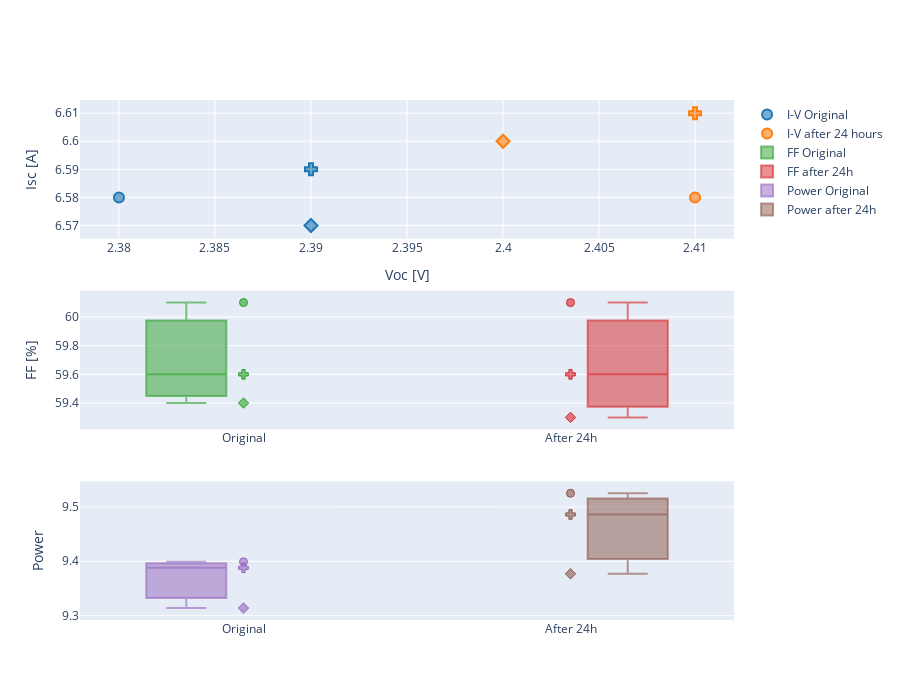

Notebook code cell kept with this figure:
### Code cell
fig_Cd_1 = make_subplots(rows=3, cols=1,vertical_spacing=0.1)

fig_Cd_1.add_trace(
    go.Scatter(x = Cell_degradation_test_1['Voc'], y = Cell_degradation_test_1['Isc'], 
               mode = "markers", marker_symbol = Cell_degradation_test_1['Symbol'],
               marker_line_width=2, marker_size=10, 
               marker_line_color='rgb(31, 119, 180)', marker_color='rgba(31, 119, 180,0.6)',
              name = "I-V Original"),
    row=1, col=1
)

fig_Cd_1.add_trace(
    go.Scatter(x = Cell_degradation_test_1['Voc.1'], y = Cell_degradation_test_1['Isc.1'],
               mode = "markers", marker_symbol = Cell_degradation_test_1['Symbol'],
               marker_line_width=2, marker_size=10,
               marker_line_color='rgb(255, 127, 14)', marker_color='rgba(255, 127, 14,0.6)',
              name = "I-V after 24 hours"),
    row=1, col=1
)

#######Row 2
fig_Cd_1.add_trace(
    go.Box(y = Cell_degradation_test_1['FF'], x = Cell_degradation_test_1['Type'],offsetgroup = "A",
           name = "FF Original ",marker_color='rgb(44, 160, 44)', line_color='rgba(44, 160, 44, 0.6)'),
    row=2, col=1
)

fig_Cd_1.add_trace(
    go.Scatter(y = Cell_degradation_test_1['FF'], x = Cell_degradation_test_1['Type'], 
               mode = "markers", marker_symbol = Cell_degradation_test_1['Symbol'],
               marker_line_width=1, marker_size=8, showlegend = False,
               marker_line_color='rgb(44, 160, 44)', marker_color='rgba(44, 160, 44,0.6)'),
    row=2, col=1
)
##
fig_Cd_1.add_trace(
    go.Box(y = Cell_degradation_test_1['FF.1'],  x = Cell_degradation_test_1['Type.1'], offsetgroup = "B",
           name = "FF after 24h",marker_color='rgb(214, 39, 40)', line_color='rgba(214, 39, 40, 0.6)'),
    row=2, col=1
)

fig_Cd_1.add_trace(
    go.Scatter(y = Cell_degradation_test_1['FF.1'], x = Cell_degradation_test_1['Type.1'],
               mode = "markers", marker_symbol = Cell_degradation_test_1['Symbol'],
               marker_line_width=1, marker_size=8, showlegend = False,
               marker_line_color='rgb(214, 39, 40)', marker_color='rgba(214, 39, 40,0.6)'),
    row=2, col=1
)
#######Row 3
fig_Cd_1.add_trace(
    go.Box(y = Cell_degradation_test_1['Power'], x = Cell_degradation_test_1['Type'], offsetgroup = "A",
           name = "Power Original ", marker_color='rgb(148, 103, 189)', line_color='rgba(148, 103, 189, 0.6)'),
    row=3, col=1
)

fig_Cd_1.add_trace(
    go.Scatter(y = Cell_degradation_test_1['Power'], x = Cell_degradation_test_1['Type'], 
               mode = "markers", marker_symbol = Cell_degradation_test_1['Symbol'],
               marker_line_width=1, marker_size=8, 
               marker_line_color='rgb(148, 103, 189)', marker_color='rgba(148, 103, 189,0.6)',
              showlegend = False,),
    row=3, col=1
)

###
fig_Cd_1.add_trace(
    go.Box(y = Cell_degradation_test_1['Power.1'],  x = Cell_degradation_test_1['Type.1'], offsetgroup = "B", 
           name = "Power after 24h", marker_color='rgb(140, 86, 75)', line_color='rgba(140, 86, 75, 0.6)'),
    row=3, col=1
)

fig_Cd_1.add_trace(
    go.Scatter(y = Cell_degradation_test_1['Power.1'], x = Cell_degradation_test_1['Type.1'],
               mode = "markers", marker_symbol = Cell_degradation_test_1['Symbol'],
               marker_line_width=1, marker_size=8,
               marker_line_color='rgb(140, 86, 75)', marker_color='rgba(140, 86, 75,0.6)',
              showlegend = False,),
    row=3, col=1
)

fig_Cd_1.update_layout(#title="Measurement directly to module. Origianl VS After 24h.",
    boxmode='group', height=700, width=900,
                       xaxis=dict(title="Voc [V]"),
                       yaxis=dict(title="Isc [A]"),
                       yaxis2=dict(title="FF [%]"),
                       yaxis3=dict(title="Power")
                    ) 
fig_Cd_1.show()
#1f77b4 or rgb(31, 119, 180)  // muted blue
#ff7f0e or rgb(255, 127, 14)  // safety orange
#2ca02c or rgb(44, 160, 44)   // cooked asparagus green
#d62728 or rgb(214, 39, 40)   // brick red
#9467bd or rgb(148, 103, 189) // muted purple
#8c564b or rgb(140, 86, 75)   // chestnut brown
#e377c2 or rgb(227, 119, 194)
#7f7f7f or rgb(127, 127, 127)
#bcbd22 or rgb(188, 189, 34)
#17becf or rgb(23, 190, 207)
fig_Cd_1.write_image("1. To module directly.png", scale=3, width=900, height=700)

### Figure 1 — Plotly figure (JSON) as saved in the notebook; plotly's stock layout.template omitted (floating-point values rounded to 4 significant figures)
{"data": [{"marker": {"color": "rgba(31, 119, 180,0.6)", "line": {"color": "rgb(31, 119, 180)", "width": 2}, "size": 10, "symbol": ["circle", "cross", "diamond"]}, "mode": "markers", "name": "I-V Original", "type": "scatter", "x": [2.38, 2.39, 2.39], "xaxis": "x", "y": [6.58, 6.59, 6.57], "yaxis": "y"}, {"marker": {"color": "rgba(255, 127, 14,0.6)", "line": {"color": "rgb(255, 127, 14)", "width": 2}, "size": 10, "symbol": ["circle", "cross", "diamond"]}, "mode": "markers", "name": "I-V after 24 hours", "type": "scatter", "x": [2.41, 2.41, 2.4], "xaxis": "x", "y": [6.58, 6.61, 6.6], "yaxis": "y"}, {"line": {"color": "rgba(44, 160, 44, 0.6)"}, "marker": {"color": "rgb(44, 160, 44)"}, "name": "FF Original ", "offsetgroup": "A", "type": "box", "x": ["Original", "Original", "Original"], "xaxis": "x2", "y": [60.1, 59.6, 59.4], "yaxis": "y2"}, {"marker": {"color": "rgba(44, 160, 44,0.6)", "line": {"color": "rgb(44, 160, 44)", "width": 1}, "size": 8, "symbol": ["circle", "cross", "diamond"]}, "mode": "markers", "showlegend": false, "type": "scatter", "x": ["Original", "Original", "Original"], "xaxis": "x2", "y": [60.1, 59.6, 59.4], "yaxis": "y2"}, {"line": {"color": "rgba(214, 39, 40, 0.6)"}, "marker": {"color": "rgb(214, 39, 40)"}, "name": "FF after 24h", "offsetgroup": "B", "type": "box", "x": ["After 24h", "After 24h", "After 24h"], "xaxis": "x2", "y": [60.1, 59.6, 59.3], "yaxis": "y2"}, {"marker": {"color": "rgba(214, 39, 40,0.6)", "line": {"color": "rgb(214, 39, 40)", "width": 1}, "size": 8, "symbol": ["circle", "cross", "diamond"]}, "mode": "markers", "showlegend": false, "type": "scatter", "x": ["After 24h", "After 24h", "After 24h"], "xaxis": "x2", "y": [60.1, 59.6, 59.3], "yaxis": "y2"}, {"line": {"color": "rgba(148, 103, 189, 0.6)"}, "marker": {"color": "rgb(148, 103, 189)"}, "name": "Power Original ", "offsetgroup": "A", "type": "box", "x": ["Original", "Original", "Original"], "xaxis": "x3", "y": [9.399, 9.388, 9.314], "yaxis": "y3"}, {"marker": {"color": "rgba(148, 103, 189,0.6)", "line": {"color": "rgb(148, 103, 189)", "width": 1}, "size": 8, "symbol": ["circle", "cross", "diamond"]}, "mode": "markers", "showlegend": false, "type": "scatter", "x": ["Original", "Original", "Original"], "xaxis": "x3", "y": [9.399, 9.388, 9.314], "yaxis": "y3"}, {"line": {"color": "rgba(140, 86, 75, 0.6)"}, "marker": {"color": "rgb(140, 86, 75)"}, "name": "Power after 24h", "offsetgroup": "B", "type": "box", "x": ["After 24h", "After 24h", "After 24h"], "xaxis": "x3", "y": [9.525, 9.486, 9.377], "yaxis": "y3"}, {"marker": {"color": "rgba(140, 86, 75,0.6)", "line": {"color": "rgb(140, 86, 75)", "width": 1}, "size": 8, "symbol": ["circle", "cross", "diamond"]}, "mode": "markers", "showlegend": false, "type": "scatter", "x": ["After 24h", "After 24h", "After 24h"], "xaxis": "x3", "y": [9.525, 9.486, 9.377], "yaxis": "y3"}], "layout": {"boxmode": "group", "height": 700, "width": 900, "xaxis": {"anchor": "y", "domain": [0, 1], "title": {"text": "Voc [V]"}}, "xaxis2": {"anchor": "y2", "domain": [0, 1]}, "xaxis3": {"anchor": "y3", "domain": [0, 1]}, "yaxis": {"anchor": "x", "domain": [0.7333, 1], "title": {"text": "Isc [A]"}}, "yaxis2": {"anchor": "x2", "domain": [0.3667, 0.6333], "title": {"text": "FF [%]"}}, "yaxis3": {"anchor": "x3", "domain": [0, 0.2667], "title": {"text": "Power"}}}}
